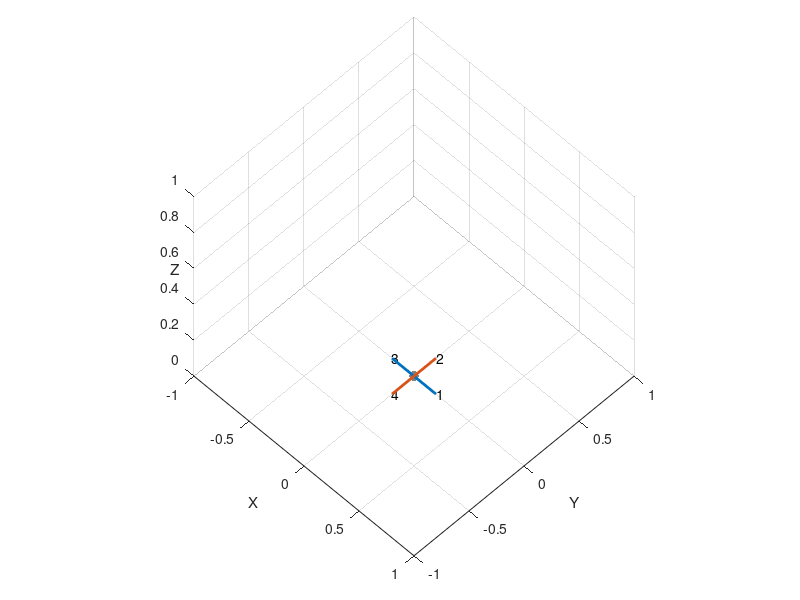

This chart was generated by the following MATLAB code: (Note: this script raises an error after producing the figure.)
%this is script to run the quadrotor simulator

clear all
close all

x = zeros(12,1);
%Initial Conditions
x(1) = 0; %x
x(2) = 0; %y
x(3) = 0; %z
x(4) = 0; %xdot
x(5) = 0; %ydot
x(6) = 0; %zdot
x(7) = 0.0; %phi, roll
x(8) = 0.0; %theta, pitch
x(9) = 0.0; %psi, yaw
x(10) = 0; %p
x(11) = 0; %q
x(12) = 0; %r

L = 0.20; %m

endtime = 3.0; %end of simulation in seconds
deltat = .001; %time step of numerical integration 0.0005
n = round(endtime/deltat); %number of time steps
xsave = zeros(12,n); %state history
time = zeros(1,n); %time

figure(1);
hold on;
scrsz = get(0, 'ScreenSize');
set(1, 'Position', [20 50 scrsz(3)/2 scrsz(3)/2]);
axis([-50 50 -50 50 0 50]);
set(gca, 'CameraPosition', [1 -1 1], 'CameraTarget', [0 0 0], 'CameraUpVector', [0 0 1], 'CameraViewAngle', 45, 'Projection', 'perspective');

%step through the simulation
pause();
for i= 1:n
    axis([-1 1 -1 1 0 1]);
    set(gca, 'CameraPosition', [1 -1 1], 'CameraTarget', [0 0 0]);
    xlabel('X');ylabel('Y');zlabel('Z');
    grid on;
    hold on;
    
    phi = x(7);theta = x(8); psi = x(9);
    BRW = [ cos(psi)*cos(theta) - sin(phi)*sin(psi)*sin(theta), cos(theta)*sin(psi) + cos(psi)*sin(phi)*sin(theta), -cos(phi)*sin(theta);...
        -cos(phi)*sin(psi),  cos(phi)*cos(psi),  sin(phi);...
        cos(psi)*sin(theta) + cos(theta)*sin(phi)*sin(psi), sin(psi)*sin(theta) - cos(psi)*cos(theta)*sin(phi),  cos(phi)*cos(theta)];
    WRB = BRW';
    
    m1 = [x(1);x(2);x(3)] + WRB*[L;0;0];
    m2 = [x(1);x(2);x(3)] + WRB*[0;L;0];
    m3 = [x(1);x(2);x(3)] + WRB*[-L;0;0];
    m4 = [x(1);x(2);x(3)] + WRB*[0;-L;0];
    
    scatter3(x(1),x(2),x(3),50,[0.5 0 0],'filled');
    scatter3(x(1),x(2),0,50,[0.5 0.5 0.5],'filled');
    text(m1(1),m1(2),m1(3),'1');
    text(m2(1),m2(2),m2(3),'2');
    text(m3(1),m3(2),m3(3),'3');
    text(m4(1),m4(2),m4(3),'4');
    
    plot3([m1(1) m3(1)],[m1(2) m3(2)],[m1(3) m3(3)],'LineWidth',2);
    plot3([m2(1) m4(1)],[m2(2) m4(2)],[m2(3) m4(3)],'LineWidth',2);
    
    t = (i-1)*deltat; time(i) = t;
    xsave(:,i) = quadstep3d(x,t,deltat); %step by deltat
    x = xsave(:,i);
    pause(0.001);
    hold off;
    clf(1);
end


%now plot some stuff
% figure(1)
% subplot(311)
% hold on
% plot(time,xsave(1,:),'r.')
% ylabel('x position')
% subplot(312)
% hold on
% plot(time,xsave(2,:),'g.')
% ylabel('y position')
% subplot(313)
% hold on
% plot(time,xsave(3,:),'b.')
% ylabel('z position')
% 
% figure(2)
% subplot(311)
% hold on
% plot(time,xsave(4,:),'r.')
% ylabel('x velocity')
% subplot(312)
% hold on
% plot(time,xsave(5,:),'g.')
% ylabel('y velocity')
% subplot(313)
% hold on
% plot(time,xsave(6,:),'b.')
% ylabel('z velocity')
% 
% figure(3)
% subplot(311)
% hold on
% plot(time,xsave(7,:),'r.')
% ylabel('roll')
% subplot(312)
% hold on
% plot(time,xsave(8,:),'g.')
% ylabel('pitch')
% subplot(313)
% hold on
% plot(time,xsave(9,:),'b.')
% ylabel('yaw')